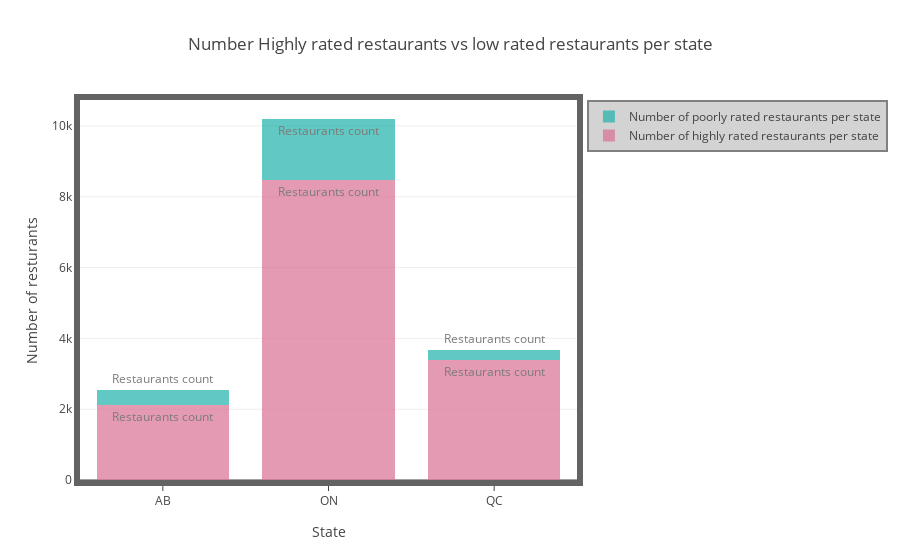

Source (notebook cell):
### Code cell
# Preparing data//
restaurant_highranking_perstate = business_df[business_df['stars'] >= 4].groupby(['state']).size()
restaurant_lowranking_perstate = business_df[business_df['stars'] <= 2].groupby(['state']).size()

#plot data//
trace1 = go.Bar(
    x=restaurant_highranking_perstate.index,
    y=restaurant_highranking_perstate.values,
    name='Number of highly rated restaurants per state',
    text = 'Restaurants count',
        marker=dict(
            color='palevioletred',
        ),
        opacity=0.7
)
trace2 = go.Bar(
    x=restaurant_lowranking_perstate.index,
    y=restaurant_lowranking_perstate.values,
    name='Number of poorly rated restaurants per state',
    text = 'Restaurants count',
        marker=dict(
            color='lightseagreen',
        ),
        opacity=0.7
)

# Layout for the plot
layout = dict(title = 'Number Highly rated restaurants vs low rated restaurants per state',
              barmode='stack',
              xaxis=go.layout.XAxis(title='State',
                        showline=True,
                        mirror=True,
                        ticks='outside',
                        linecolor='#636363',
                        linewidth=6
                    ),
              yaxis = dict(title = 'Number of resturants',
                        zeroline=True,
                        showline=True,
                        mirror=True,
                        linecolor='#636363',
                        linewidth=6
                    ),
              showlegend=True,
              legend=dict(bgcolor='lightgray',
                        bordercolor='gray',
                        borderwidth=2
                    )
              )

# Add our data to the plot
data = [trace1, trace2]

# Combine data and layout into a single figure
fig = dict(data=data, layout=layout)

# IPython notebook- plot
iplot(fig, filename='bar-plot-starsdistrib')

### Figure 1 — Plotly figure (JSON) as saved in the notebook; plotly's stock layout.template omitted (floating-point values rounded to 4 significant figures)
{"data": [{"marker": {"color": "palevioletred"}, "name": "Number of highly rated restaurants per state", "opacity": 0.7, "text": "Restaurants count", "type": "bar", "uid": "67762545-e677-40e9-b483-fedafb7981c8", "x": ["AB", "ON", "QC"], "y": [2119, 8477, 3403]}, {"marker": {"color": "lightseagreen"}, "name": "Number of poorly rated restaurants per state", "opacity": 0.7, "text": "Restaurants count", "type": "bar", "uid": "0d3ce47a-c804-4df0-9c50-fb5a8bb8ee0f", "x": ["AB", "ON", "QC"], "y": [414, 1718, 272]}], "layout": {"barmode": "stack", "legend": {"bgcolor": "lightgray", "bordercolor": "gray", "borderwidth": 2}, "showlegend": true, "title": {"text": "Number Highly rated restaurants vs low rated restaurants per state"}, "xaxis": {"linecolor": "#636363", "linewidth": 6, "mirror": true, "showline": true, "ticks": "outside", "title": {"text": "State"}}, "yaxis": {"linecolor": "#636363", "linewidth": 6, "mirror": true, "showline": true, "title": {"text": "Number of resturants"}, "zeroline": true}}}
